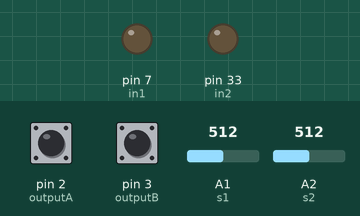
Simulated run of this sketch. Board: Arduino Mega 2560, built with avr-gcc and run on an emulated ATmega2560. Parts: output pins drawn as LEDs (lit = HIGH). The test bench sets the inputs (shaded band); at power-on: A1 (s1) = 512, A2 (s2) = 512, pin 2 (outputA) HIGH, pin 3 (outputB) HIGH. What the sketch prints to the serial monitor is not drawn.

Above: at 1.2 s.
1.3 s: A1 (s1) set to 624
2.8 s: A1 (s1) set to 650
At 4.0 s:
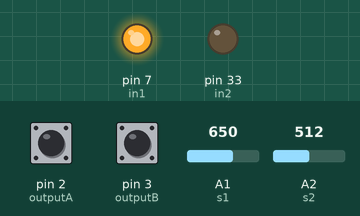
4.3 s: A2 (s2) set to 535
At 5.3 s:
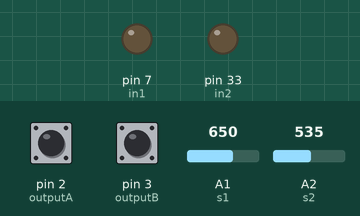
5.8 s: A2 (s2) set to 853
7.3 s: A2 (s2) set to 872
At 7.7 s:
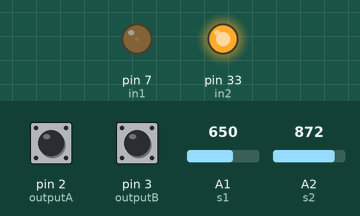
8.8 s: A2 (s2) set to 511
At 9.9 s:
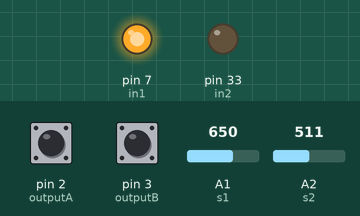
Timing chart, 0 to 11.3 s (numbered marks = the images above; inputs shaded):
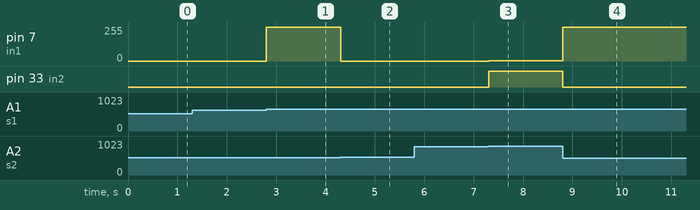

Measured:
- the behaviour switches between 634 and 635 on A1 (s1) (found by bisection; images 0 and 1)
- the behaviour switches between 522 and 523 on A2 (s2) (found by bisection; images 1 and 2)
- the behaviour switches between 860 and 861 on A2 (s2) (found by bisection; images 2 and 3)
- after the input at 2.8 s, pin 7 (in1): 0/255 → 255/255 at once
- after the input at 4.3 s, pin 7 (in1): 255/255 → 0/255 at once
- after the input at 7.3 s, pin 7 (in1): 0/255 → 2/255 at once; pin 33 (in2): LOW → HIGH at once
- after the input at 8.8 s, pin 7 (in1): 2/255 → 255/255 at once; pin 33 (in2): HIGH → LOW at once

The sketch:

2sharpsensors.ino
```cpp
#define s1 A1
#define s2 A2
#define outputA 2
#define outputB 3
#define in1 7
#define in2 33

float kp=0.01;
float kd=0.00001;
int pos,dist=0;
long previousMillis = 0;
long currentMillis = 0;
//int  interval=1000;
//float rpm_right;
int setpoint=0;
int error;
float p;
float deltaT,errord=0.0;
int eprev;
int pwm;
float distance1,distance2;
int buff1=2;
int buff2=-2;

void setup() {
   Serial.begin(9600);
   pinMode(s1,INPUT);
   pinMode(s2,INPUT);
   pinMode(outputA,INPUT_PULLUP);
   pinMode(outputB,INPUT_PULLUP);
   pinMode(in1,OUTPUT);
   pinMode(in2,OUTPUT);

   //a1=digitalRead(outputA);
  attachInterrupt(digitalPinToInterrupt(outputA),ReadEncoder,RISING);
  attachInterrupt(digitalPinToInterrupt(outputB),ReadEncoderB,RISING);
}


void loop()
{
  //sensor
  float sensor_value1=analogRead(s1)*(5./1023.);
  float sensor_value2=analogRead(s2)*(5./1023.);
  distance1=13*pow(sensor_value1,-1);
  distance2=13*pow(sensor_value2,-1);
//  Serial.println("distance1:");
//  Serial.print(distance1);
//  Serial.print("\tdistance2:");
//  Serial.print(distance2);
// if(distance<=30)
// Serial.println(distance);

  //setpoint
 //if(distance1>distance2)
 // setpoint=distance1;
//  else if(distance1<distance2)
//  setpoint=(distance2-distance1);

 //pid
 currentMillis = micros();
 deltaT= (float)(currentMillis - previousMillis)/1000000.0;
  previousMillis = currentMillis;
   error=distance1-distance2;
 errord=(error-eprev)/deltaT;
  p=(kp*error)+(kd*errord);
   eprev=error;
// errord=error-eprev;
   // rpm_right = (pos* 60 / enc_coun_rev);

//   Serial.println("error\t");
//   Serial.print(error);
Serial.println(pos);
     int pwm=(int)(220*p);

/*Serial.println(" pwm ");
   Serial.print(pwm);*/

if(error>0)
{

   digitalWrite(in2,HIGH);
   // digitalWrite(in1,LOW);
   //analogWrite(in1,pwm);

}
 else if(error<0)
  {

//    setpoint=abs(error);
//    pos=pos-setpoint;
//
     digitalWrite(in2,LOW);
   // digitalWrite(in1,HIGH);

//analogWrite(in1,pwm);
  }
else
{
 // p=0;

  digitalWrite(in1,LOW);
   digitalWrite(in2,LOW);
//  pwm=0;
}

if(pwm>220){
 //pwm=220;

 analogWrite(in1,220);}
 else if(pwm>0)
{
  analogWrite(in1,pwm);
}
else if(pwm<0)
{
  analogWrite(in1,pwm);
}

/*else if(p<0)
{

   digitalWrite(in2,LOW);
    digitalWrite(in1,HIGH);

 // analogWrite(in1,pwm);

}*/


}

void ReadEncoder()
{

 if(digitalRead(outputA)==HIGH)
  pos++;
  else
  pos--;


}
void ReadEncoderB()
{
 if(digitalRead(outputB)==HIGH)
  pos--;
  else
  pos++;
}
```
